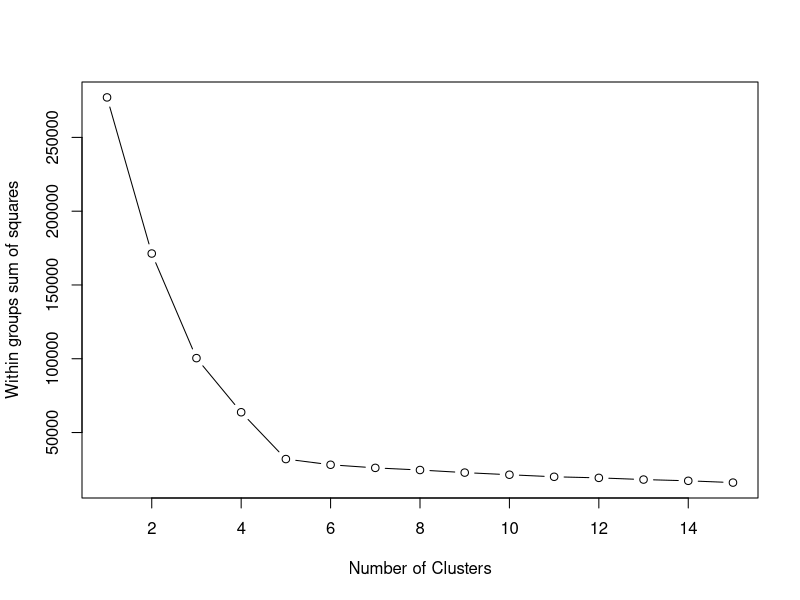

This figure's R source:
# ==============================================================================
# Metode Elbow untuk Menentukan Jumlah Cluster K-Means
# ------------------------------------------------------------------------------
# Channel : https://www.youtube.com/c/ManusiaSetengahChiKuadrat
# Paket   : - (hanya base R)
# Data    : data/mall_customers.csv (data dummy, lihat data/generate_dummy_data.R)
# Catatan : Buka R-Studio-Tutorial.Rproj agar working directory = root repo.
# ==============================================================================

dataku <- read.csv("data/mall_customers.csv")
dataku <- dataku[, 3:5]
colnames(dataku) <- c("Age", "Income", "Spending")

# Within-groups sum of squares untuk k = 1 sampai 15
set.seed(123)
wss <- (nrow(dataku) - 1) * sum(apply(dataku, 2, var))   # k = 1
for (i in 2:15) {
  wss[i] <- sum(kmeans(dataku, centers = i, nstart = 10)$withinss)
}

# Jumlah cluster optimal ada di "siku" (elbow) grafik
plot(1:15, wss, type = "b", xlab = "Number of Clusters",
     ylab = "Within groups sum of squares")
